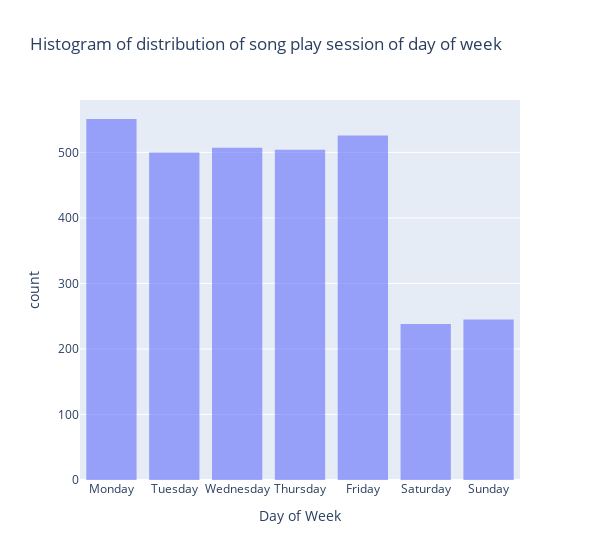

Notebook code cell kept with this figure:
### Code cell
# Out of curiosity. on what day people tend to use the service to stream music? (Day of Week)

df_day_name = df.query("page == 'NextSong'").drop_duplicates(['userId', 'sessionId'])[['datetime']]
df_day_name['day_name'] = df_day_name['datetime'].apply(lambda x: x.day_name())

px.histogram(df_day_name,
             x="day_name",
             nbins=20,
             width=600,
             opacity=0.6,
             labels={'day_name': 'Day of Week'},
             title='Histogram of distribution of song play session of day of week',
             ).show()

# It is kind of surprising that I though for consumer product service like music,movie play, weekend expect more. However, the data plot
# reveals Sparkify user play more on the weekdays.

### Figure 1 — Plotly figure (JSON) as saved in the notebook; plotly's stock layout.template omitted (floating-point values rounded to 4 significant figures; data arrays with more than 128 entries replaced by an {"elided": "..."} marker saying what was removed)
{"data": [{"alignmentgroup": "True", "bingroup": "x", "hovertemplate": "Day of Week=%{x}<br>count=%{y}<extra></extra>", "legendgroup": "", "marker": {"color": "#636efa", "opacity": 0.6, "pattern": {"shape": ""}}, "name": "", "nbinsx": 20, "offsetgroup": "", "orientation": "v", "showlegend": false, "x": {"elided": "3071 str values"}, "xaxis": "x", "yaxis": "y", "type": "histogram"}], "layout": {"xaxis": {"anchor": "y", "domain": [0.0, 1.0], "title": {"text": "Day of Week"}}, "yaxis": {"anchor": "x", "domain": [0.0, 1.0], "title": {"text": "count"}}, "legend": {"tracegroupgap": 0}, "title": {"text": "Histogram of distribution of song play session of day of week"}, "barmode": "relative", "width": 600}}
